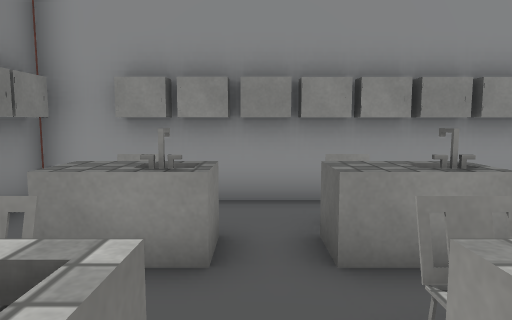
view 1 (above)

20 first-person views from a walk through a scene from a Unity 3-D project. The camera is 1.4 m above the floor, tilts 6° down and sees 70° across. Doors are open. The floor is counted in squares, 1 m on a side. Each view is taken from the middle of a square. On the plan, view 1 faces up. The plan holds only what a view shows up to about 16 squares ahead; the rest is blank. The place goes on beyond the plan. The player character is not drawn. Some surface patterns are stand-ins.

view 2
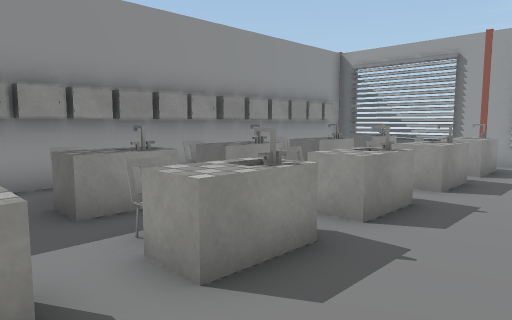

view 3
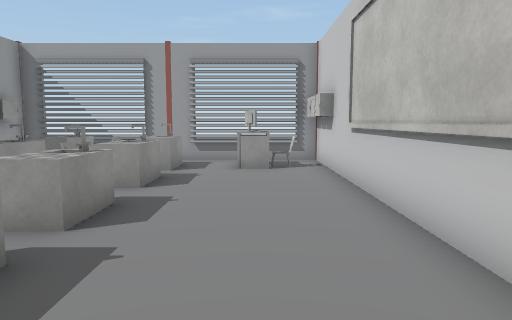

view 4
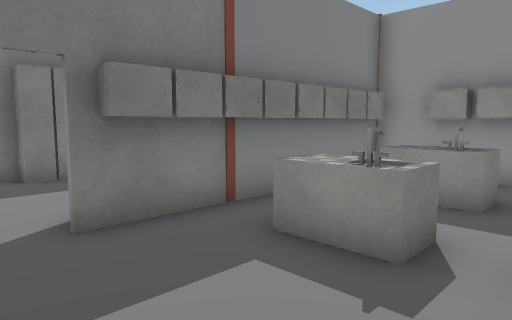

view 5
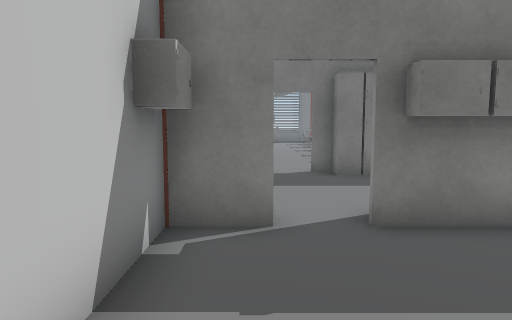

view 6
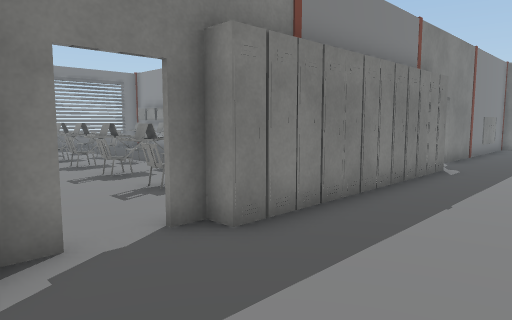

view 7
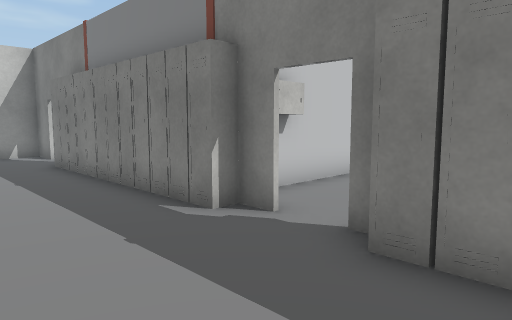

view 8
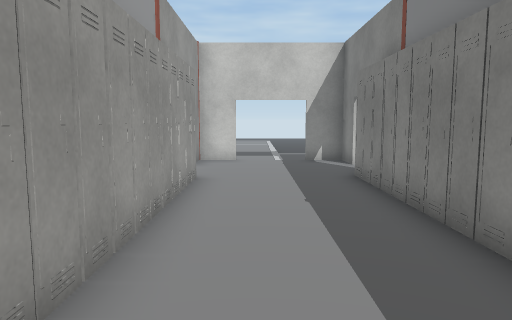

view 9
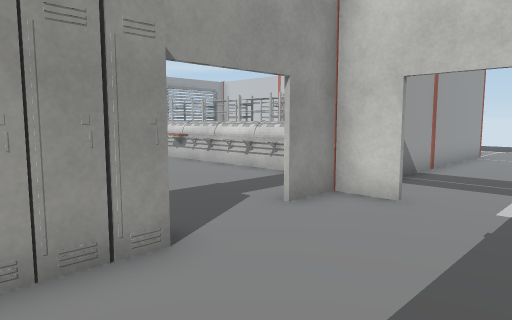

view 10
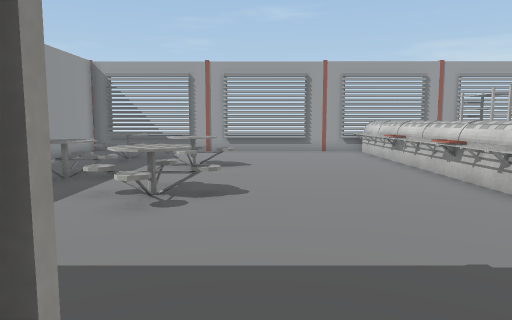

view 11
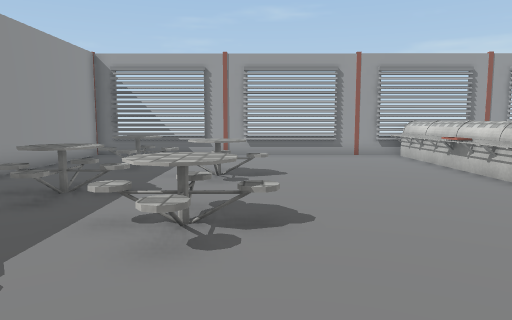

view 12
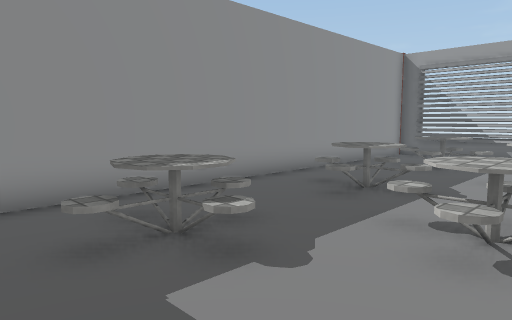

view 13
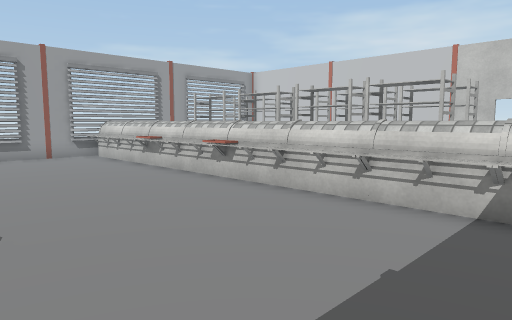

view 14
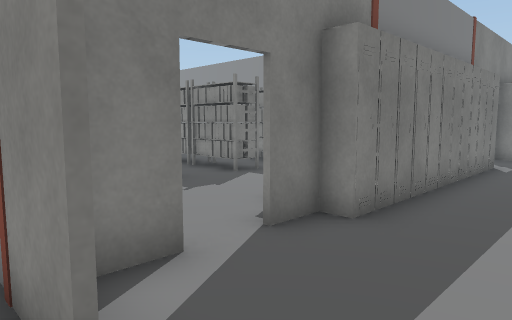

view 15
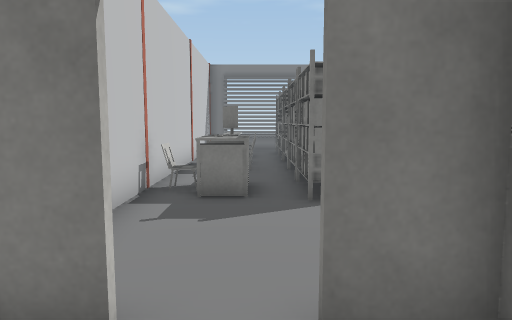

view 16
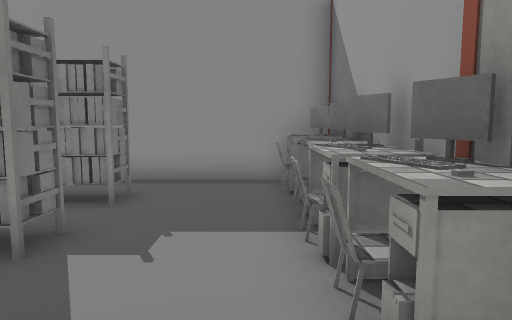

view 17
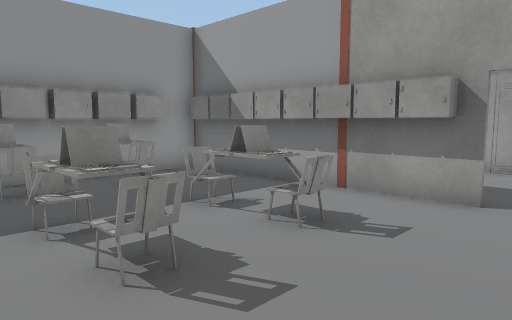

view 18
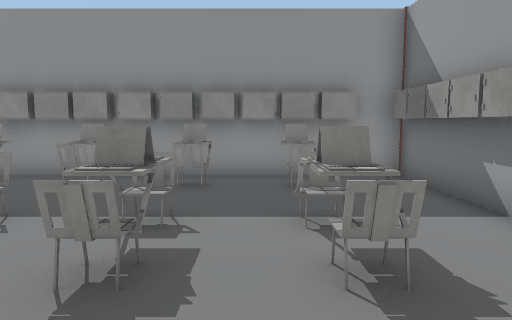

view 19
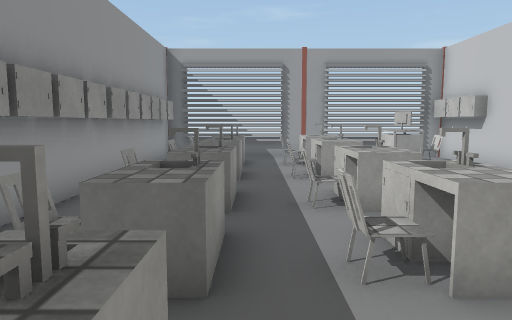

view 20
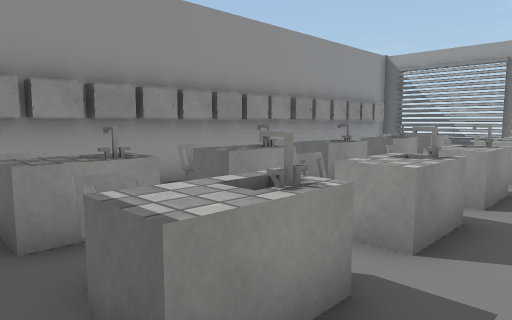

### Floor plan
Points are (right, up) in squares from view 1. A wall is a line through its corners. A room is listed if a view was taken in it or the views show most of it. See-through windows are left out.
Room 1 (views 1, 2, 3, 4, 5, 6, 7, 8, 9, 10, 11, 12, 13, 15, 16, 17, 18, 19, 20)
walls: (-2.5, -4.2) (-0.6, -4.2); (2, -4.2) (9.5, -4.2); (-9.5, -4.3) (-15.8, -4.3); (-9.2, -2.8) (-9.2, -3.5); (-9.2, -11.5) (-9.2, -12.6); (-5.4, -15.3) (-3.9, -15.3) (-3.9, -13.9); (-9.2, -13.9) (-9.2, -15.5); (9.5, -4.3) (-2, -4.3); (-13.9, -4.2) (-11.4, -4.2); (-9.8, -15.3) (-7.8, -15.3); (12.3, -6) (12.3, -4.5); (-9.5, 6.4) (-17.5, 6.4); (12.3, -3.5) (12.3, -2.5); (12.3, -1.8) (12.3, 4); (9.5, 6.4) (-2.5, 6.4); (-17.5, -15.3) (-12.6, -15.3); (12.3, -17.1) (12.3, -6.1); (12.3, 5.4) (12.3, 6.4); (12.3, -21.6) (12.3, -19.8)
ways out: open door at (-6.5, -15) to room 2; open door at (-9, -13.5); open door at (-9, -2); open door at (-4, -13); open door at (-3, 0.5)
objects: other object (-17, -14); rack (-17, -12) to (-16, -11); rack (-17, -9) to (-16, -9); other object (-17, -7) to (-16, -6); chair (-17, 0); other object (-17, 1); chair (-17, 5); locker (-17, 6); chair (-16, 1); locker (-16, 6); chair (-15, -15); other object (-15, -14) to (-14, -14); computer (-15, -13); rack (-15, -12) to (-14, -11); rack (-15, -9) to (-14, -9); rack (-15, -7) to (-14, -6); chair (-15, 0) to (-14, 0); laptop (-15, 1) to (-14, 1); chair (-15, 5) to (-14, 5); locker (-15, 6); table (-14, -13); locker (-14, 6); locker (-13, 6); chair (-12, 0); laptop (-12, 1); laptop (-12, 2); chair (-12, 5); locker (-12, 6); chair (-11, -10); chair (-11, -7); locker (-11, 6); computer (-10, -11); computer (-10, -10); chair (-10, -9); computer (-10, -8); other object (-10, -7); table (-10, -6); computer (-10, -5); locker (-10, -1) to (-10, 0); locker (-10, 1); locker (-10, 2); locker (-10, 3); locker (-10, 4); locker (-10, 5); locker (-10, 6); locker (-9, -11); locker (-9, -10); locker (-9, -9); locker (-9, -8); locker (-9, -7); locker (-9, -6); locker (-9, -5); locker (-9, -4); locker (-9, -1); locker (-9, 0); locker (-9, 1); locker (-9, 2); locker (-9, 3); locker (-9, 4); locker (-9, 5); locker (-9, 6); locker (-9, 7); locker (-4, -11); locker (-4, -10); locker (-4, -9); locker (-4, -8); locker (-4, -7); locker (-4, -6); locker (-4, -5); locker (-4, -4); locker (-4, -1); locker (-4, 0); locker (-4, 2); locker (-4, 3); locker (-4, 4); locker (-4, 5); locker (-4, 6); other object (-3, -18) to (-2, -17); locker (-3, -4); table (-2, -8) to (1, -6); table (-2, 1) to (-1, 1); chair (-2, 2) to (-1, 2); table (-2, 4) to (-1, 4); chair (-2, 5); locker (-2, 6); other object (-1, -18) to (-1, -17); locker (-1, 6); rack (0, -21) to (2, -21); other object (0, -18) to (1, -17); locker (0, 6); table (1, -11) to (3, -9); table (1, 1) to (2, 1); table (1, 4) to (2, 4); chair (1, 5); locker (1, 6); other object (2, -18) to (3, -17); locker (2, 6); rack (3, -21) to (4, -21); table (3, -8) to (5, -6); locker (3, 6); other object (4, -18) to (5, -17); other object (4, -17); table (4, 1) to (5, 1); chair (4, 2); table (4, 4) to (5, 4); chair (4, 5); locker (4, 6); rack (5, -21) to (7, -21); table (5, -11) to (7, -9); locker (5, 6); other object (6, -18) to (7, -17); locker (6, 6); other object (7, -17) to (8, -17); table (7, 1) to (8, 1); chair (7, 2); table (7, 4) to (8, 4); other object (7, 5); locker (7, 6); rack (8, -21) to (10, -21); other object (8, -18) to (9, -17); table (8, -8) to (10, -6); locker (8, 6); locker (9, 6); other object (10, -18) to (11, -17); locker (10, -4); chair (10, -3) to (11, -3); computer (10, -2); table (10, 1) to (11, 1); other object (10, 2); table (10, 4) to (11, 4); other object (10, 5); locker (10, 6); locker (11, -4); table (11, -2); locker (11, 6)
Room 2 (view 14)
walls: (-7.8, -15.4) (-9.8, -15.4); (-3.9, -22.5) (-3.9, -18.6)
ways out: open door at (-6.5, -15) to room 1

Where each view was taken, in squares from view 1:
view 1: 0 up, 0 right, facing up
view 2: 2 down, 1 left, facing up-right
view 3: 2 down, 1 left, facing right
view 4: 3 down, 1 right, facing up-left
view 5: 3 down, 1 right, facing left
view 6: 4 down, 5 left, facing up-left
view 7: 1 up, 5 left, facing down-left
view 8: 2 down, 6 left, facing down
view 9: 9 down, 8 left, facing down-right
view 10: 12 down, 5 left, facing right
view 11: 11 down, 3 left, facing right
view 12: 11 down, 3 left, facing up-right
view 13: 11 down, 3 left, facing down-right
view 14: 16 down, 6 left, facing up-left
view 15: 13 down, 7 left, facing left
view 16: 13 down, 11 left, facing up
view 17: 3 down, 16 left, facing up-right
view 18: 3 down, 13 left, facing up
view 19: 3 up, 2 left, facing right
view 20: 1 down, 3 left, facing up-right
